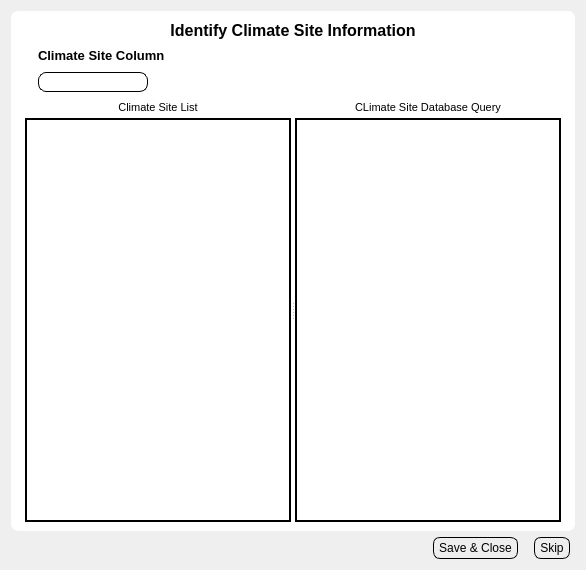
<?xml version="1.0" encoding="UTF-8"?>
<ui version="4.0">
 <class>Dialog</class>
 <widget class="QDialog" name="Dialog">
  <property name="geometry">
   <rect>
    <x>0</x>
    <y>0</y>
    <width>586</width>
    <height>570</height>
   </rect>
  </property>
  <property name="windowTitle">
   <string>Dialog</string>
  </property>
  <property name="styleSheet">
   <string notr="true">.QLabel{
	background: None;
	padding: 0px;
	margin: 0px;
}
.QComboBox {
    border: 1px solid gray;
    border-radius: 7px;
    padding: 2px;
	padding-left: 15px;
	background: #EEEEEE;
}
.QFrame, .QWidget{
	border-radius: 7;
	background: white;
}	



.QLineEdit{
	padding: 1px;
	border-style: solid;
	border: 1px solid black;
	border-radius: 8px;
	margin: 0px;
}

.QPushButton {
	color: black;
	background: #EEEEEE;
	border-width: 1px;
	border-color: black;
	border-style: solid;
	border-radius: 7;
	margin-top: 0px;
	maring-bottom: 0px;
	margin-left: 5px;
	margin-right:5px;	
	padding-left: 5px;
	padding-right: 5px;
	padding-top: 3px;
	padding-bottom: 3px;
}


</string>
  </property>
  <layout class="QVBoxLayout" name="verticalLayout_5">
   <item>
    <layout class="QVBoxLayout" name="verticalLayout_4">
     <item>
      <widget class="QFrame" name="frame">
       <property name="sizePolicy">
        <sizepolicy hsizetype="Expanding" vsizetype="Expanding">
         <horstretch>0</horstretch>
         <verstretch>0</verstretch>
        </sizepolicy>
       </property>
       <property name="frameShape">
        <enum>QFrame::StyledPanel</enum>
       </property>
       <property name="frameShadow">
        <enum>QFrame::Raised</enum>
       </property>
       <layout class="QVBoxLayout" name="verticalLayout">
        <item>
         <layout class="QHBoxLayout" name="horizontalLayout_4">
          <item>
           <spacer name="horizontalSpacer_11">
            <property name="orientation">
             <enum>Qt::Horizontal</enum>
            </property>
            <property name="sizeHint" stdset="0">
             <size>
              <width>40</width>
              <height>20</height>
             </size>
            </property>
           </spacer>
          </item>
          <item>
           <widget class="QLabel" name="label_4">
            <property name="font">
             <font>
              <pointsize>12</pointsize>
              <weight>75</weight>
              <bold>true</bold>
             </font>
            </property>
            <property name="text">
             <string>Identify Climate Site Information</string>
            </property>
            <property name="textFormat">
             <enum>Qt::PlainText</enum>
            </property>
            <property name="alignment">
             <set>Qt::AlignCenter</set>
            </property>
           </widget>
          </item>
          <item>
           <spacer name="horizontalSpacer_12">
            <property name="orientation">
             <enum>Qt::Horizontal</enum>
            </property>
            <property name="sizeHint" stdset="0">
             <size>
              <width>40</width>
              <height>20</height>
             </size>
            </property>
           </spacer>
          </item>
         </layout>
        </item>
        <item>
         <layout class="QFormLayout" name="formLayout">
          <item row="0" column="0">
           <layout class="QHBoxLayout" name="horizontalLayout">
            <item>
             <spacer name="horizontalSpacer_10">
              <property name="orientation">
               <enum>Qt::Horizontal</enum>
              </property>
              <property name="sizeType">
               <enum>QSizePolicy::Fixed</enum>
              </property>
              <property name="sizeHint" stdset="0">
               <size>
                <width>18</width>
                <height>20</height>
               </size>
              </property>
             </spacer>
            </item>
            <item>
             <widget class="QLabel" name="label">
              <property name="sizePolicy">
               <sizepolicy hsizetype="Fixed" vsizetype="Fixed">
                <horstretch>0</horstretch>
                <verstretch>0</verstretch>
               </sizepolicy>
              </property>
              <property name="font">
               <font>
                <pointsize>10</pointsize>
                <weight>75</weight>
                <bold>true</bold>
                <kerning>true</kerning>
               </font>
              </property>
              <property name="text">
               <string>Climate Site Column</string>
              </property>
             </widget>
            </item>
            <item>
             <spacer name="horizontalSpacer">
              <property name="orientation">
               <enum>Qt::Horizontal</enum>
              </property>
              <property name="sizeHint" stdset="0">
               <size>
                <width>40</width>
                <height>20</height>
               </size>
              </property>
             </spacer>
            </item>
           </layout>
          </item>
          <item row="1" column="0">
           <layout class="QHBoxLayout" name="horizontalLayout_5">
            <item>
             <spacer name="horizontalSpacer_9">
              <property name="orientation">
               <enum>Qt::Horizontal</enum>
              </property>
              <property name="sizeType">
               <enum>QSizePolicy::Fixed</enum>
              </property>
              <property name="sizeHint" stdset="0">
               <size>
                <width>18</width>
                <height>20</height>
               </size>
              </property>
             </spacer>
            </item>
            <item>
             <widget class="QLineEdit" name="lnedClimateSiteID">
              <property name="sizePolicy">
               <sizepolicy hsizetype="Fixed" vsizetype="Fixed">
                <horstretch>0</horstretch>
                <verstretch>0</verstretch>
               </sizepolicy>
              </property>
              <property name="focusPolicy">
               <enum>Qt::ClickFocus</enum>
              </property>
             </widget>
            </item>
            <item>
             <spacer name="horizontalSpacer_8">
              <property name="orientation">
               <enum>Qt::Horizontal</enum>
              </property>
              <property name="sizeHint" stdset="0">
               <size>
                <width>40</width>
                <height>20</height>
               </size>
              </property>
             </spacer>
            </item>
           </layout>
          </item>
         </layout>
        </item>
        <item>
         <layout class="QHBoxLayout" name="horizontalLayout_6">
          <item>
           <widget class="QSplitter" name="splitter">
            <property name="sizePolicy">
             <sizepolicy hsizetype="Expanding" vsizetype="Expanding">
              <horstretch>0</horstretch>
              <verstretch>0</verstretch>
             </sizepolicy>
            </property>
            <property name="orientation">
             <enum>Qt::Horizontal</enum>
            </property>
            <widget class="QWidget" name="layoutWidget_3">
             <layout class="QVBoxLayout" name="verticalLayout_3">
              <property name="spacing">
               <number>0</number>
              </property>
              <property name="leftMargin">
               <number>5</number>
              </property>
              <item>
               <layout class="QHBoxLayout" name="horizontalLayout_3">
                <item>
                 <spacer name="horizontalSpacer_3">
                  <property name="orientation">
                   <enum>Qt::Horizontal</enum>
                  </property>
                  <property name="sizeHint" stdset="0">
                   <size>
                    <width>40</width>
                    <height>20</height>
                   </size>
                  </property>
                 </spacer>
                </item>
                <item>
                 <widget class="QLabel" name="label_2">
                  <property name="sizePolicy">
                   <sizepolicy hsizetype="Fixed" vsizetype="Fixed">
                    <horstretch>0</horstretch>
                    <verstretch>0</verstretch>
                   </sizepolicy>
                  </property>
                  <property name="font">
                   <font>
                    <pointsize>8</pointsize>
                   </font>
                  </property>
                  <property name="text">
                   <string>Climate Site List</string>
                  </property>
                  <property name="alignment">
                   <set>Qt::AlignCenter</set>
                  </property>
                 </widget>
                </item>
                <item>
                 <spacer name="horizontalSpacer_2">
                  <property name="orientation">
                   <enum>Qt::Horizontal</enum>
                  </property>
                  <property name="sizeHint" stdset="0">
                   <size>
                    <width>40</width>
                    <height>20</height>
                   </size>
                  </property>
                 </spacer>
                </item>
               </layout>
              </item>
              <item>
               <widget class="QListView" name="listviewClimateSiteLabels">
                <property name="focusPolicy">
                 <enum>Qt::ClickFocus</enum>
                </property>
                <property name="frameShape">
                 <enum>QFrame::WinPanel</enum>
                </property>
                <property name="frameShadow">
                 <enum>QFrame::Plain</enum>
                </property>
               </widget>
              </item>
             </layout>
            </widget>
            <widget class="QWidget" name="layoutWidget_2">
             <layout class="QVBoxLayout" name="verticalLayout_2">
              <property name="spacing">
               <number>0</number>
              </property>
              <property name="leftMargin">
               <number>0</number>
              </property>
              <property name="rightMargin">
               <number>5</number>
              </property>
              <item>
               <layout class="QHBoxLayout" name="horizontalLayout_2">
                <item>
                 <spacer name="horizontalSpacer_5">
                  <property name="orientation">
                   <enum>Qt::Horizontal</enum>
                  </property>
                  <property name="sizeHint" stdset="0">
                   <size>
                    <width>40</width>
                    <height>20</height>
                   </size>
                  </property>
                 </spacer>
                </item>
                <item>
                 <widget class="QLabel" name="label_3">
                  <property name="sizePolicy">
                   <sizepolicy hsizetype="Fixed" vsizetype="Fixed">
                    <horstretch>0</horstretch>
                    <verstretch>0</verstretch>
                   </sizepolicy>
                  </property>
                  <property name="font">
                   <font>
                    <pointsize>8</pointsize>
                   </font>
                  </property>
                  <property name="text">
                   <string>CLimate Site Database Query</string>
                  </property>
                  <property name="alignment">
                   <set>Qt::AlignCenter</set>
                  </property>
                 </widget>
                </item>
                <item>
                 <spacer name="horizontalSpacer_4">
                  <property name="orientation">
                   <enum>Qt::Horizontal</enum>
                  </property>
                  <property name="sizeHint" stdset="0">
                   <size>
                    <width>40</width>
                    <height>20</height>
                   </size>
                  </property>
                 </spacer>
                </item>
               </layout>
              </item>
              <item>
               <widget class="QTableView" name="tabviewDbClimateSiteQuery">
                <property name="focusPolicy">
                 <enum>Qt::ClickFocus</enum>
                </property>
                <property name="frameShape">
                 <enum>QFrame::WinPanel</enum>
                </property>
                <property name="frameShadow">
                 <enum>QFrame::Plain</enum>
                </property>
               </widget>
              </item>
             </layout>
            </widget>
           </widget>
          </item>
         </layout>
        </item>
       </layout>
      </widget>
     </item>
     <item>
      <layout class="QHBoxLayout" name="horizontalLayout_7">
       <item>
        <spacer name="horizontalSpacer_6">
         <property name="orientation">
          <enum>Qt::Horizontal</enum>
         </property>
         <property name="sizeHint" stdset="0">
          <size>
           <width>40</width>
           <height>20</height>
          </size>
         </property>
        </spacer>
       </item>
       <item>
        <widget class="QPushButton" name="btnSaveClose">
         <property name="text">
          <string>Save &amp;&amp; Close</string>
         </property>
        </widget>
       </item>
       <item>
        <widget class="QPushButton" name="btnSkip">
         <property name="text">
          <string>Skip</string>
         </property>
        </widget>
       </item>
      </layout>
     </item>
    </layout>
   </item>
  </layout>
 </widget>
 <resources/>
 <connections/>
</ui>
